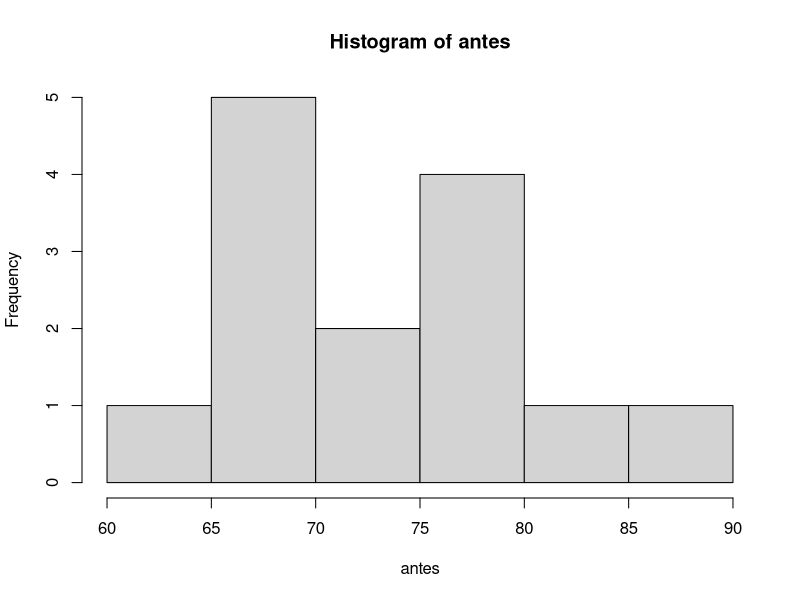
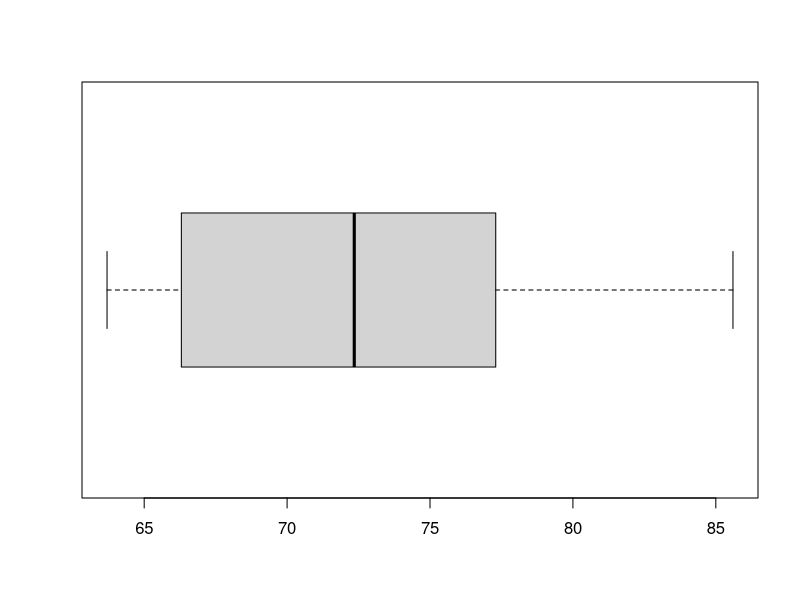
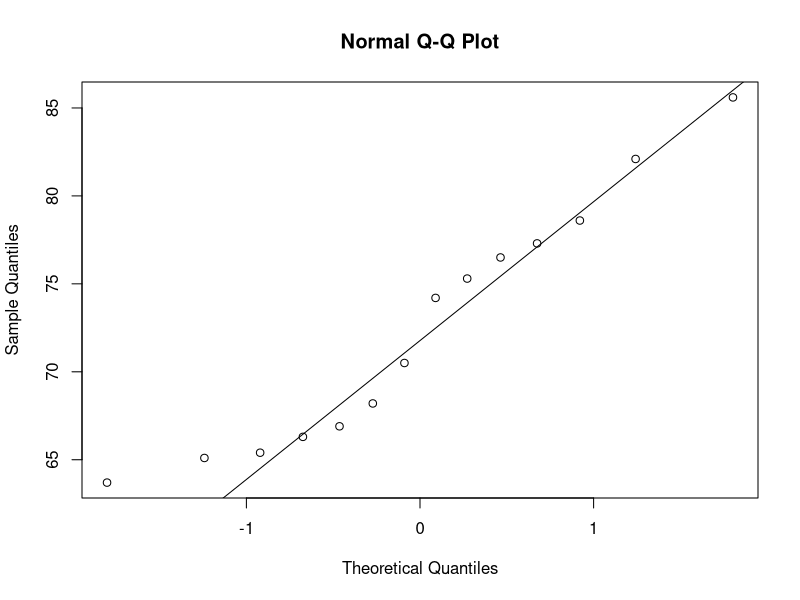
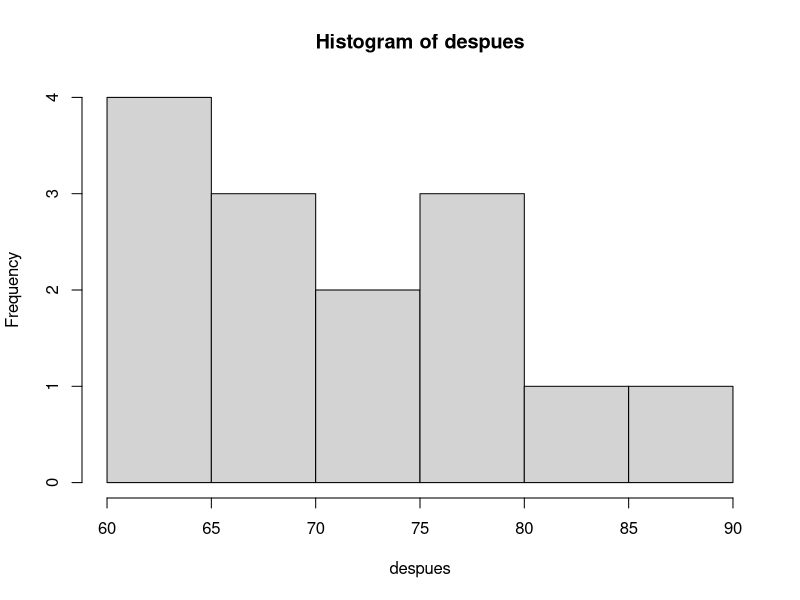
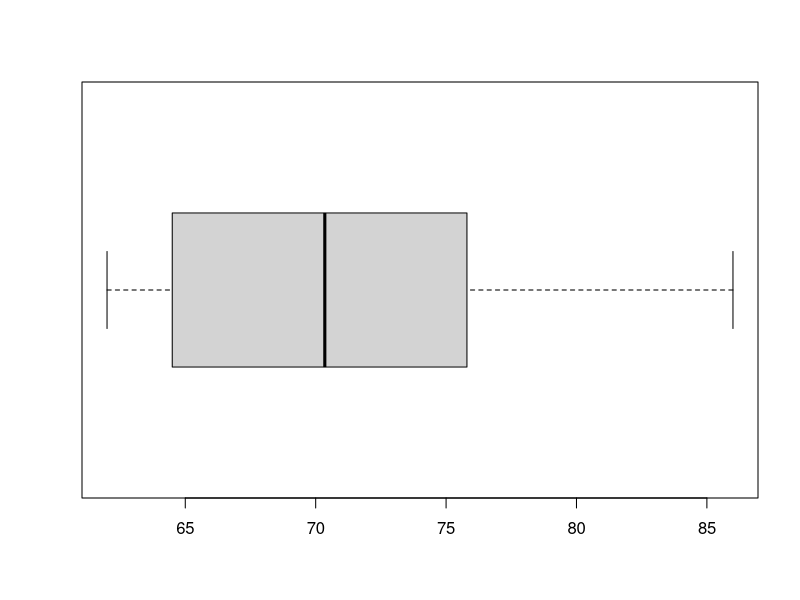
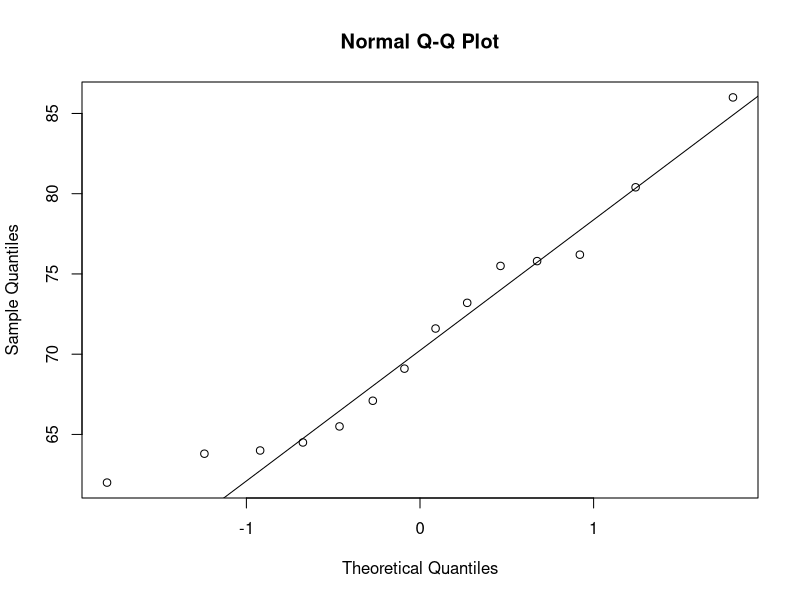
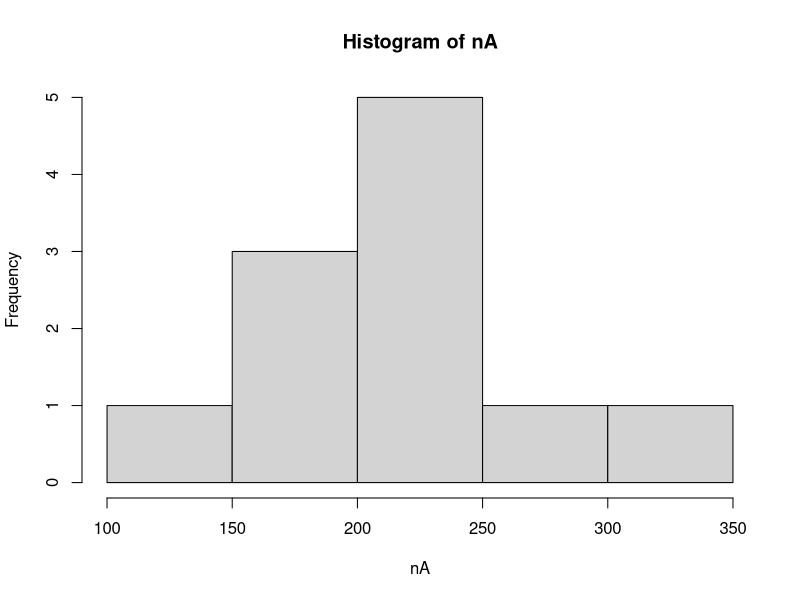
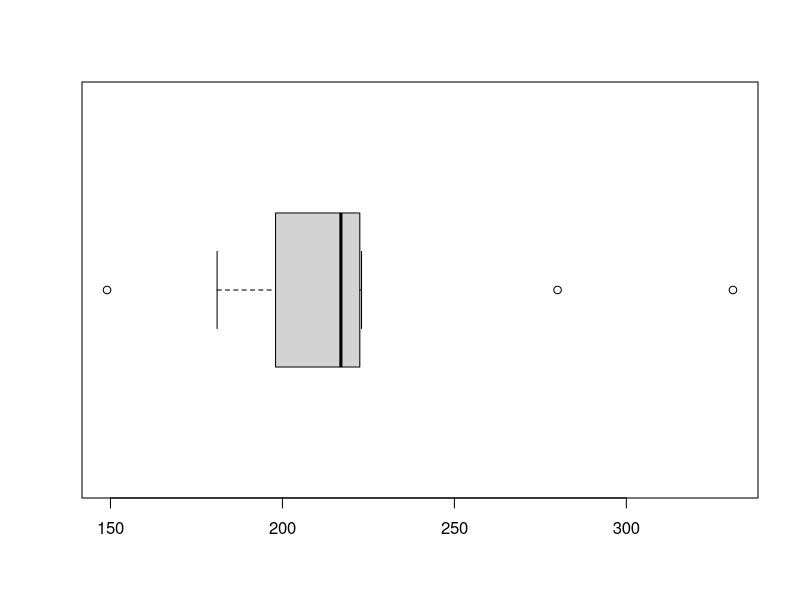

Write the R code that produced these figures, in order.
#Ejer 1
#hombres dieta
antes = c(75.3, 76.5, 82.1, 65.4, 63.7, 78.6, 74.2, 77.3, 70.5, 66.9, 85.6, 66.3, 65.1, 68.2)
despues = c(73.2, 76.2, 80.4, 65.5, 64.0, 75.5, 71.6, 75.8, 69.1, 63.8, 86.0, 67.1, 64.5, 62.0)
mean(antes)
sd(antes)
summary(antes)
hist(antes)
boxplot(antes,horizontal=T)
qqnorm(antes)
qqline(antes)
mean(despues)
sd(despues)
summary(despues)
hist(despues)
boxplot(despues,horizontal=T)
qqnorm(despues)
qqline(despues)
#IC al 95%
t.test(antes-despues,conf.level=0.95)$conf.int
#contraste hipotesis medias mediante contraste parametrico
t.test(x=antes, y=despues, mu=0, alternative="greater",paired=T, conf.level = 0.95)
#test de Wilcoxon
wilcox.test(x=antes, y=despues, mu=0, alternative = "greater", conf.level=0.95, paired = TRUE)
#Ejer 2
nA = c(280, 222, 217, 331, 181, 203, 223, 199, 220, 149, 197)
nB = c(180, 222, 200, 220, 220, 290, 200, 245, 283, 391, 211)
mean(nA)
sd(nA)
summary(nA)
hist(nA)
boxplot(nA,horizontal=T)
qqnorm(nA)
qqline(nA)
mean(nB)
sd(nB)
summary(nB)
hist(nB)
boxplot(nB,horizontal=T)
qqnorm(nB)
qqline(nB)
#Wilcoxon no apareado
wilcox.test(x=nA, y=nB, mu=0, alternative = "two.sided", conf.level=0.95, paired =FALSE)
wilcox.test(x=nA, y=nB, mu=0, alternative = "two.sided", conf.level=0.95, paired =TRUE)
